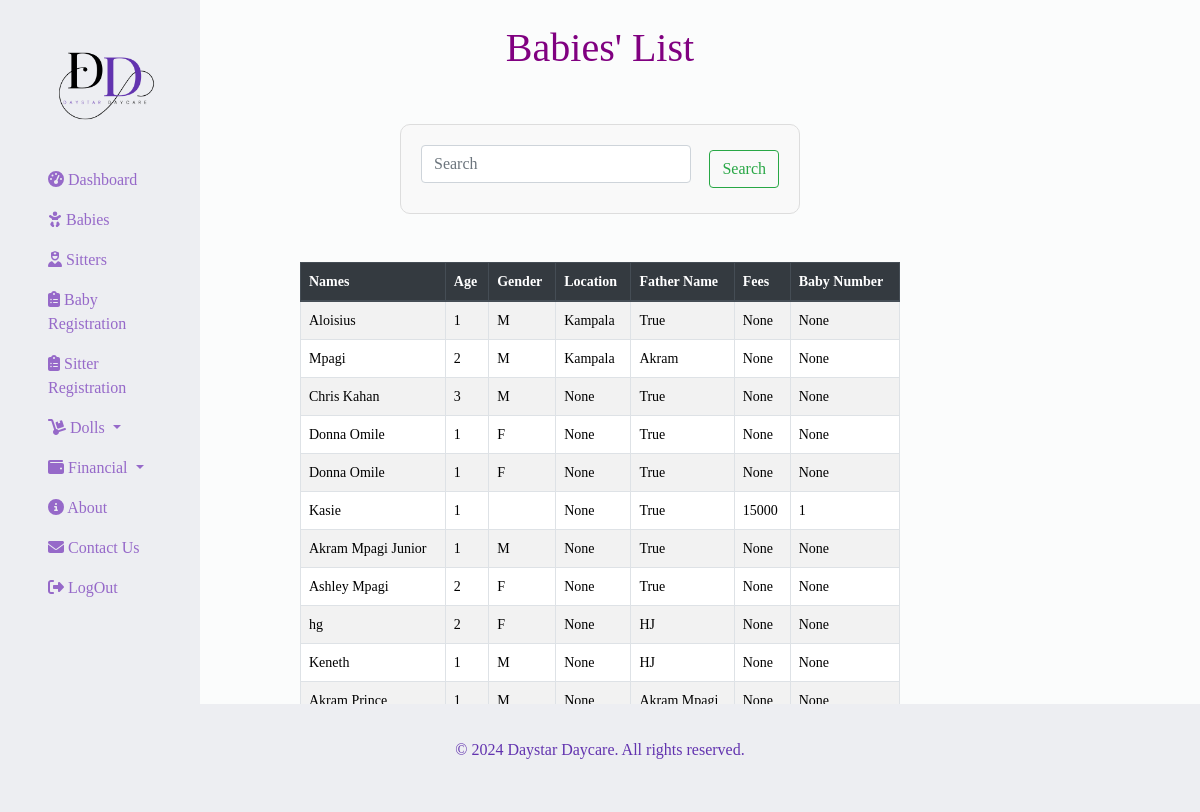
Page /babies/ on the earlier database version.
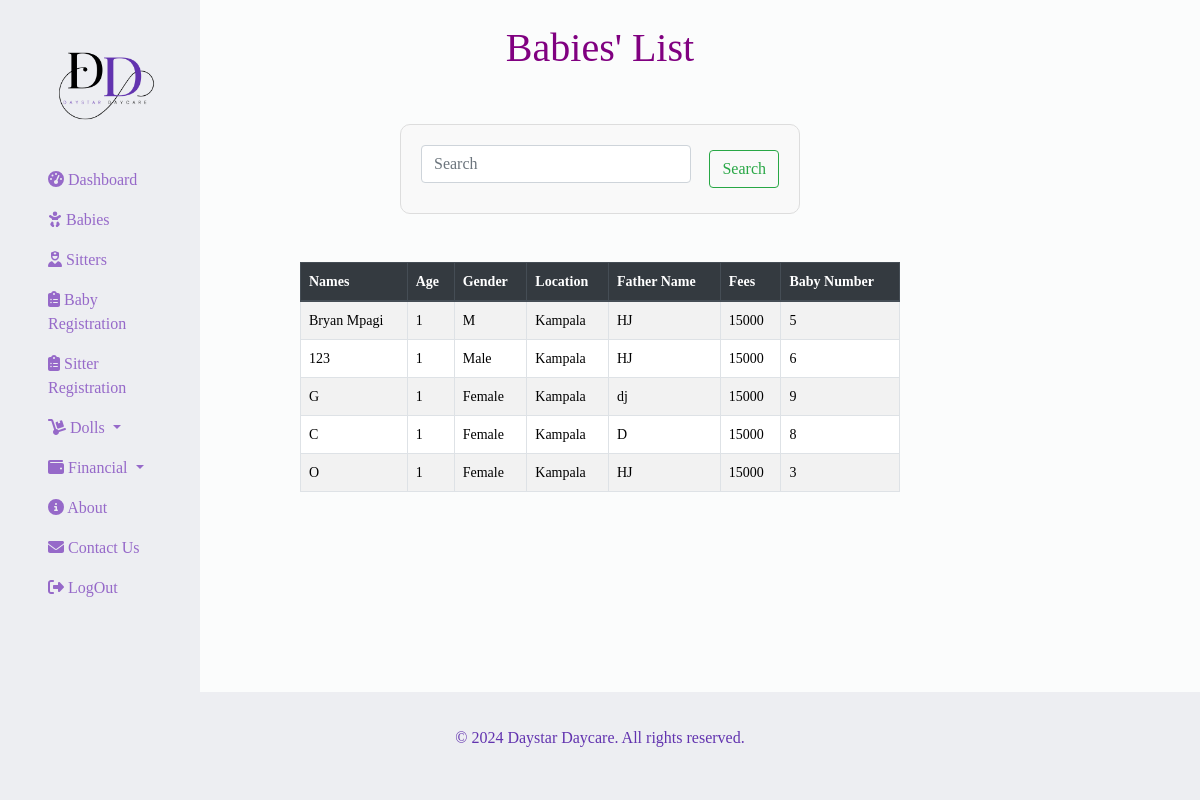
Same page on the later database version.
### daystarApp/models.py (models this page shows, shortened)
class Baby(models.Model):
    name = models.CharField(max_length=100)
    age = models.IntegerField(null=True, blank=True, default=0)
    gender = models.CharField(max_length=10, null=True, blank=True)
    location = models.CharField(max_length=50, null=True, blank=True)
    father_name = models.CharField(max_length=200, null=True, blank=True)
    mother_name = models.CharField(max_length=200, null=True, blank=True)
    brought_by = models.CharField(max_length=200, null=True, blank=True)
    time_of_arrival = models.DateField(null=True, blank=True)
    period_of_stay = models.CharField(max_length=8, choices=(("Full Day","Full Day"), ("Half Day","Half Day")))
    fees = models.IntegerField(null=True, blank=True)
    baby_number = models.IntegerField(null=True)
    class Meta:
        verbose_name_plural = "Babies"

### daystarApp/views.py (the view)
# urls.py: path('babies/', views.baby, name='baby'),
def baby(request):
    babies = Baby.objects.all()
    return render(request, 'daystarApp/babies.html', {'babies': babies})

### daystarApp/templates/daystarApp/babies.html (shortened to what this page needs)
{% extends 'base.html' %}
{% block content %}
  <center>
    <br>
    <h1 style="color: purple;">
        Babies' List
      </h1>
      <br>
      <div class="search-container">
        <form class="form-inline my-2 my-lg-0" method="get" action="{% url 'baby' %}">
           <input class="form-control mr-sm-2" type="text" placeholder="Search" value="{{ query }}" name="query">
            <button class="btn btn-outline-success my-2 my-sm-0" type="submit">Search</button>
        </form>
    </div>
      <br> <br>
      <div class="table-container">
    <table class="table mytable table-striped table-hover">
        <thead class="thead-dark">
            <tr>
                <th scope="col">Names</th>
                <th scope="col">Age</th>
                <th scope="col">Gender</th>
                <th scope="col">Location</th>
                <th scope="col">Father Name</th>
                <th scope="col">Fees</th>
                <th scope="col">Baby Number</th>
            </tr>
        </thead>
        <tbody>
            {% for baby in babies %}
            <tr onclick="window.location='{% url 'result_baby_details' baby.id %}';" style="cursor: pointer;">
                <td><a style="text-decoration: none; color:
                    rgb(0, 0, 0) !important;" href="{% url 'result_baby_details' baby.id %}">{{ baby.name }}</a></td>
                <td>{{ baby.age }}</td>
                <td>{{ baby.gender }}</td>
                <td>{{ baby.location }}</td>
                <td>{{ baby.father_name }}</td>
                <td>{{ baby.fees }}</td>
                <td>{{ baby.baby_number }}</td>
            </tr>
            {% endfor %}
        </tbody>
    </table>
</div>
  </center>
{% endblock %}

Differences in the rows shown:
removed Baby: name "Aloisius", age "1", gender "M", location "Kampala", father_name "True", fees "None", baby_number "None"
removed Baby: name "Mpagi", age "2", gender "M", location "Kampala", father_name "Akram", fees "None", baby_number "None"
removed Baby: name "Chris Kahan", age "3", gender "M", location "None", father_name "True", fees "None", baby_number "None"
removed Baby: name "Donna Omile", age "1", gender "F", location "None", father_name "True", fees "None", baby_number "None"
removed Baby: name "Donna Omile", age "1", gender "F", location "None", father_name "True", fees "None", baby_number "None"
removed Baby: name "Kasie", age "1", location "None", father_name "True", fees "15000", baby_number "1"
removed Baby: name "Akram Mpagi Junior", age "1", gender "M", location "None", father_name "True", fees "None", baby_number "None"
removed Baby: name "Ashley Mpagi", age "2", gender "F", location "None", father_name "True", fees "None", baby_number "None"
removed Baby: name "hg", age "2", gender "F", location "None", father_name "HJ", fees "None", baby_number "None"
removed Baby: name "Keneth", age "1", gender "M", location "None", father_name "HJ", fees "None", baby_number "None"
removed Baby: name "Akram Prince", age "1", gender "M", location "None", father_name "Akram Mpagi", fees "None", baby_number "None"
added Baby: name "Bryan Mpagi", age "1", gender "M", location "Kampala", father_name "HJ", fees "15000", baby_number "5"
added Baby: name "123", age "1", gender "Male", location "Kampala", father_name "HJ", fees "15000", baby_number "6"
added Baby: name "G", age "1", gender "Female", location "Kampala", father_name "dj", fees "15000", baby_number "9"
added Baby: name "C", age "1", gender "Female", location "Kampala", father_name "D", fees "15000", baby_number "8"
added Baby: name "O", age "1", gender "Female", location "Kampala", father_name "HJ", fees "15000", baby_number "3"
